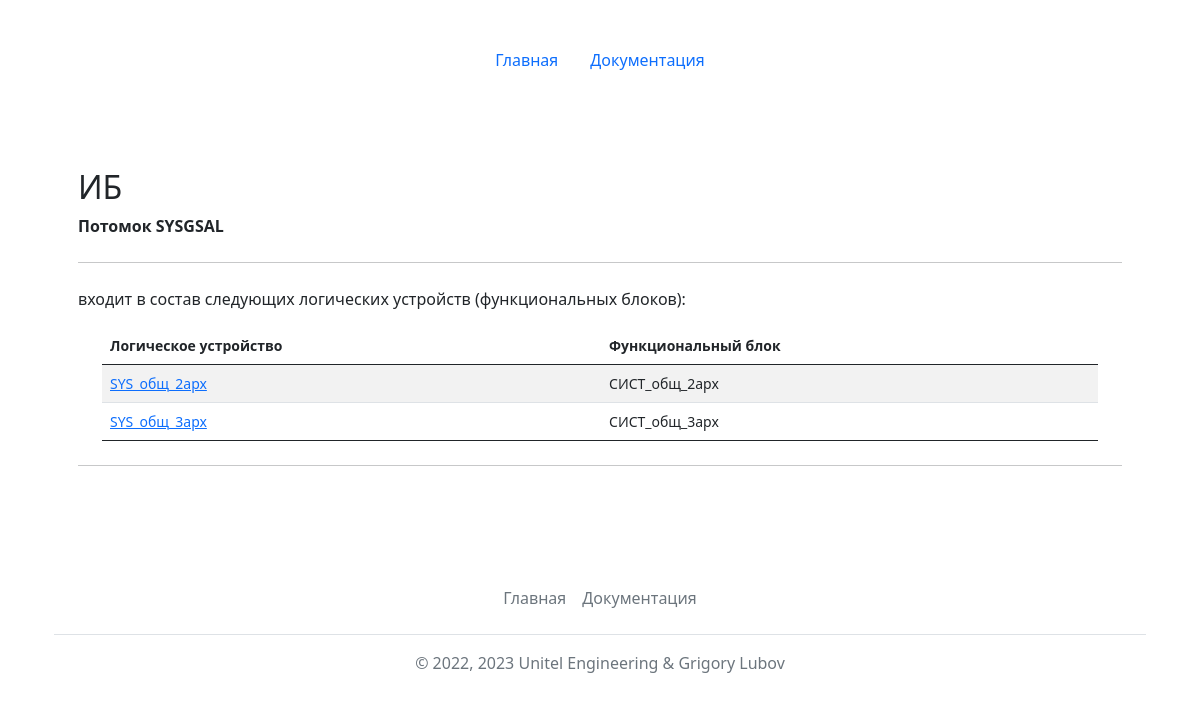
/checkconns/?name=ИБ&type=inst_ln&lntype=SYSGSAL, run on the app's committed database.
### mainapp/models.py (models this page shows)
class LogicDevices(models.Model):
    id = models.AutoField(primary_key=True)
    name = models.CharField(max_length=128, verbose_name='Обозначение логического устройства', unique=True)
    fb_name = models.CharField(max_length=128, verbose_name='Обозначение функционального блока', unique=True)
    description = models.TextField(max_length=1024, blank=True, verbose_name='Назначение логического устройства (ФБ)')
    def __str__(self):
        return self.name
    class Meta:
        verbose_name = 'Логическое устройство'
        verbose_name_plural = 'Логические устройства'
        ordering = ['name']

### mainapp/views.py (the view, shortened to what this page needs)
# urls.py: path('checkconns/', views.connslntype),
def connslntype(request):
    name = request.GET.get('name')
    type = request.GET.get('type')
    if type == 'ln_type':
        lntype = LogicNodesTypes.objects.get(name=name)
        ln_inst = LogicNodeInstantiated.objects.all().filter(ln_type=lntype.id)
        for inst in ln_inst:
            print(inst.short_name)
        return render(request, 'mainapp/conns.html', {'ln_type': name, 'ln_inst':ln_inst, 'title': 'Потомки типа ЛУ '+str(name)})
    if type == 'inst_ln':
        lntype = request.GET.get('lntype')
        ln_id = LogicNodeInstantiated.objects.get(short_name=name)
        print('>', ln_id.id)
        lds = LDLNconnections.objects.all().filter(ln=ln_id.id)
        objs = list()
        for ld in lds:
            print('>>>>>>', ld.ld)
            ldevice = LogicDevices.objects.get(name=ld.ld)
            print('>>>>>+', ldevice.fb_name)
            objs.append(ldevice)
        return render(request, 'mainapp/connsfb.html', {'fb': name, 'lntype':lntype, 'objs': objs, 'title': 'Состав лог. устройств для экземпляра типа ЛУ '+str(name)})

### templates/mainapp/connsfb.html (shortened to what this page needs)
{% extends 'base.html' %}
{% block content %}
<main class="container py-5">
        {% if objs %}
        <h2 class="mt-4">{{fb}}</h2>
        <p><strong>Потомок {{lntype}}</strong></p>
        <hr class="my-4">
        <p>входит в состав следующих логических устройств (функциональных блоков):</p>
        <div class="container small">
         <table class="table table-striped">
            <thead>
                <tr>
                  <th scope="col">Логическое устройство</th>
                  <th scope="col">Функциональный блок</th>
                </tr>
            </thead>
            <tbody>
            {% for item in objs %}
            <tr>
                <td><a href="?name={{item.name}}&type=inst_ld">{{item.name}}</a></td>
                <td>{{item.fb_name}}</td>
            </tr>
            {% endfor %}
            </tbody>
        </table>
        </div>
        <hr class="my-4">
        {% else %}
        <h2 class="mt-4">"{{fb}}" не входит в состав ни одного функционального блока =(</h2>
        {% endif %}
</main>
{% endblock %}

### data on the page
LogicDevices: name "SYS_общ_2арх", fb_name "СИСТ_общ_2арх"
LogicDevices: name "SYS_общ_3арх", fb_name "СИСТ_общ_3арх"

### other printed values
{{ fb }} "ИБ"
{{ lntype }} "SYSGSAL"
